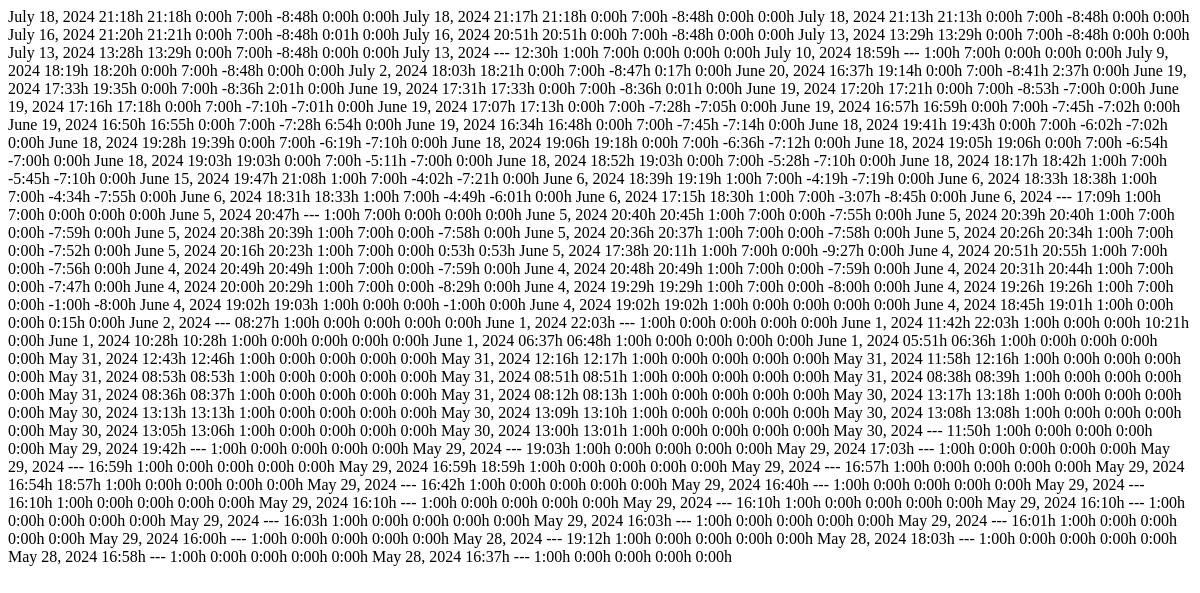
/arbeitsstunden/ (signed in), run on an earlier commit of the app's database.
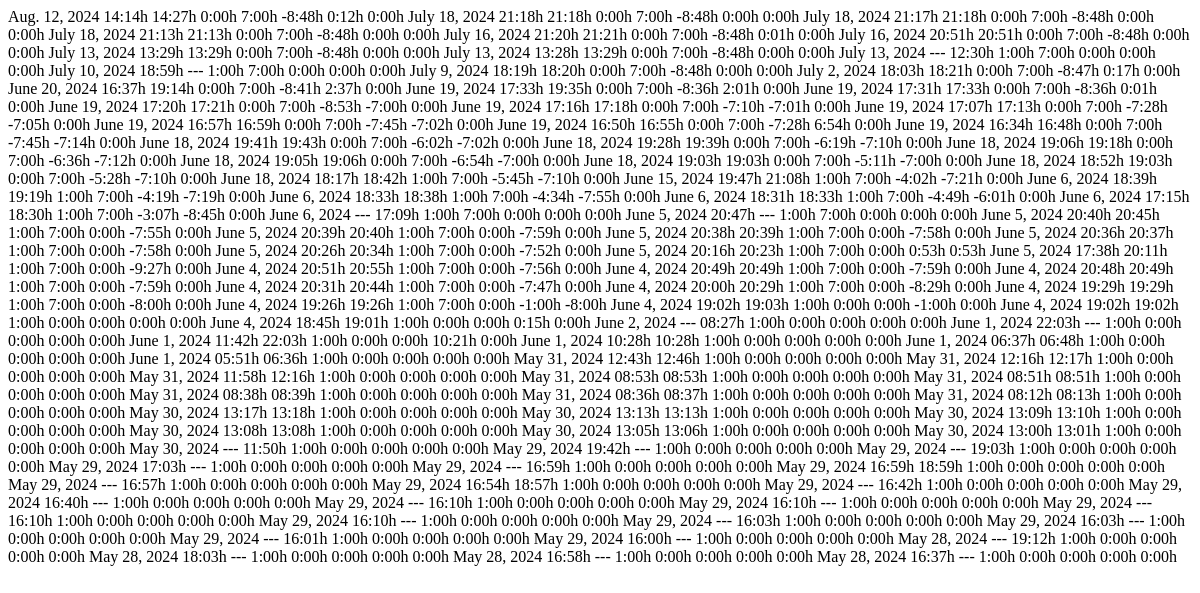
And on a later commit of the database.
### bbq_gmbh_app/models.py (models this page shows, shortened)
class Arbeitsstunden(models.Model):
    PAUSE_CHOICES = [
    (timedelta(hours=1), '1:00'),
    (timedelta(minutes=45), '0:45'),
    (timedelta(minutes=30), '0:30'),
    (timedelta(minutes=15), '0:15'),
    (timedelta(minutes=0), '0:00'),
    ]
    mitarbeiter = models.ForeignKey(Mitarbeiter, on_delete=models.CASCADE)
    datum = models.DateField(blank=True, null=True)
    beginn = models.TimeField(blank=True, null=True)
    ende = models.TimeField(blank=True, null=True)
    status = models.BooleanField(default=False)
    pause = models.DurationField(choices=PAUSE_CHOICES, default=timedelta(hours=1))
    arbeitszeitTag = models.DurationField(default=timedelta())
    minArbeitszeitTag = models.DurationField(default=timedelta())
    maxArbeitszeitTag = models.DurationField(default=timedelta(hours=10))
    averageArbeitszeit = models.DurationField(default=timedelta())
    gleitzeitTag = models.DurationField(default=timedelta())
    ueberstunden = models.DurationField(default=timedelta())
    arbeitszeitGes = models.DurationField(default=timedelta())

### bbq_gmbh_app/views.py (the view)
# urls.py: path('arbeitsstunden/', views.arbeitsstunden, name='arbeitsstunden'),
@login_required(login_url='signin')
def arbeitsstunden(request):
    arbeitsstunden = Arbeitsstunden.objects.filter(mitarbeiter=request.user)
    return render(request, 'bbq_gmbh_app/_timeTable.html', {'arbeitsstunden': arbeitsstunden})

### bbq_gmbh_app/templatetags/durationFilters.py (called while the page is built)
@register.filter
def duration(value):
    if value is None:
        return None
    total_seconds = int(value.total_seconds())
    hours, remainder = divmod(total_seconds, 3600)
    minutes, _ = divmod(remainder, 60)
    return '{}:{:02}'.format(hours, minutes)

### bbq_gmbh_app/templates/bbq_gmbh_app/_timeTable.html
{% load durationFilters %}
{% load i18n %}
{% if request.user.is_authenticated %}
    {% for user in arbeitsstunden|dictsortreversed:"id" %}
    <tr>
        <td>{{ user.datum }}</td>
        {% if user.beginn %}
            <td>{{ user.beginn|time:"H:i" }}h</td>
        {% else %}
            <td>---</td>
        {% endif %}
        {% if user.ende %}
            <td>{{ user.ende|time:"H:i" }}h</td>
        {% else %}
            <td>---</td>
        {% endif %}
        <td>{{ user.pause|duration }}h</td>
        <td>{{ user.minArbeitszeitTag|duration }}h</td>
        <td>{{ user.averageArbeitszeit|duration }}h</td>
        <td>{{ user.arbeitszeitTag|duration }}h</td>
        <td>{{ user.gleitzeitTag|duration }}h</td>
    </tr>
    {% empty %}
    <tr>
        <td colspan="8">{% trans 'timeTableID_1' %}</td>
    </tr>
    {% endfor %}
{% else %}
    <tr>
        <td colspan="8">{% trans 'timeTableID_2' %}</td>
    </tr>
{% endif %}

What changed in the data, as far as the page shows it:
added Arbeitsstunden: datum "Aug. 12, 2024", beginn "14:14", ende "14:27", pause|duration "0:00", minArbeitszeitTag|duration "7:00", averageArbeitszeit|duration "-8:48", arbeitszeitTag|duration "0:12", gleitzeitTag|duration "0:00"
